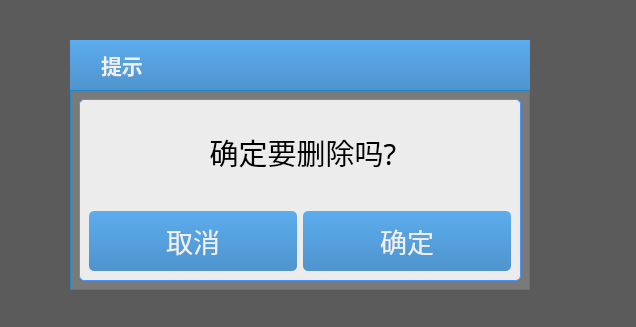
<?xml version="1.0" encoding="UTF-8"?>
<ui version="4.0">
 <class>frmMessageBox</class>
 <widget class="QDialog" name="frmMessageBox">
  <property name="geometry">
   <rect>
    <x>0</x>
    <y>0</y>
    <width>636</width>
    <height>327</height>
   </rect>
  </property>
  <property name="windowTitle">
   <string>提示</string>
  </property>
  <property name="styleSheet">
   <string notr="true">QDialog
{
	border:0px solid #1B89CA;
	border-radius:0px;	
	
}

QWidget#widget_background
{
border:0px solid #1B89CA;
	border-radius:0px;	
background-color: rgba(60, 60,60,210);
}

QWidget#widget_main
{
border:1px solid #1B89CA;
	border-radius:0px;
	background-color: rgba(135, 135, 135,175);
}

QWidget#widget_title
{
	background: qlineargradient(spread:pad, x1:0, y1:0, x2:0, y2:1, stop:0 #5CACEE, stop:1 #4F94CD);
}

QWidget#lab_Ico,QLabel#lab_Title
{
	border-radius:0px;
	color: #F0F0F0;
	background-color:rgba(0,0,0,0);
	border-style:none;
}

.QGroupBox{
	border: 1px solid #5CACEE;
	border-radius: 5px;
	background-color: rgb(236, 236, 236);
}

.QPushButton{
	border-style: none;
	border: 0px;
	color: #F0F0F0;
	padding: 5px;	
	min-height: 50px;
	border-radius:5px;
	 background: qlineargradient(spread:pad, x1:0, y1:0, x2:0, y2:1, stop:0 #5CACEE, stop:1 #4F94CD);
}

.QPushButton[focusPolicy=&quot;0&quot;] {
	border-style: none;
	border: 0px;
	color: #F0F0F0;
	padding: 0px;	
	min-height: 50px;
	border-radius:3px;
	background: qlineargradient(spread:pad, x1:0, y1:0, x2:0, y2:1, stop:0 #5CACEE, stop:1 #4F94CD); 
}


.QPushButton:pressed{ 
background: qlineargradient(spread:pad, x1:0, y1:0, x2:0, y2:1, stop:0 #1B89CA, stop:1 #1077B5);
	
}

QPushButton#btnMenu,QPushButton#btnMenu_Min,QPushButton#btnMenu_Max,QPushButton#btnMenu_Close{
	border-radius:0px;
	color: #F0F0F0;
	background-color:rgba(0,0,0,0);
	border-style:none;
}</string>
  </property>
  <layout class="QVBoxLayout" name="verticalLayout_4">
   <property name="spacing">
    <number>0</number>
   </property>
   <property name="margin">
    <number>0</number>
   </property>
   <item>
    <widget class="QWidget" name="widget_background" native="true">
     <widget class="QWidget" name="widget" native="true">
      <property name="geometry">
       <rect>
        <x>70</x>
        <y>40</y>
        <width>460</width>
        <height>250</height>
       </rect>
      </property>
      <layout class="QVBoxLayout" name="verticalLayout_3">
       <property name="spacing">
        <number>0</number>
       </property>
       <property name="margin">
        <number>0</number>
       </property>
       <item>
        <widget class="QWidget" name="widget_title" native="true">
         <property name="sizePolicy">
          <sizepolicy hsizetype="Preferred" vsizetype="Fixed">
           <horstretch>0</horstretch>
           <verstretch>0</verstretch>
          </sizepolicy>
         </property>
         <property name="minimumSize">
          <size>
           <width>100</width>
           <height>28</height>
          </size>
         </property>
         <property name="styleSheet">
          <string notr="true">background: qlineargradient(spread:pad, x1:0, y1:0, x2:0, y2:1, stop:0 #5CACEE, stop:1 #4F94CD);</string>
         </property>
         <layout class="QHBoxLayout" name="horizontalLayout_2">
          <property name="spacing">
           <number>0</number>
          </property>
          <property name="margin">
           <number>0</number>
          </property>
          <item>
           <widget class="QLabel" name="lab_Ico">
            <property name="sizePolicy">
             <sizepolicy hsizetype="Minimum" vsizetype="Preferred">
              <horstretch>0</horstretch>
              <verstretch>0</verstretch>
             </sizepolicy>
            </property>
            <property name="minimumSize">
             <size>
              <width>31</width>
              <height>20</height>
             </size>
            </property>
            <property name="styleSheet">
             <string notr="true">border-radius:0px;
	color: #F0F0F0;
	background-color:rgba(0,0,0,0);
	border-style:none;</string>
            </property>
            <property name="text">
             <string/>
            </property>
            <property name="alignment">
             <set>Qt::AlignCenter</set>
            </property>
           </widget>
          </item>
          <item>
           <widget class="QLabel" name="lab_Title">
            <property name="sizePolicy">
             <sizepolicy hsizetype="Expanding" vsizetype="Preferred">
              <horstretch>0</horstretch>
              <verstretch>0</verstretch>
             </sizepolicy>
            </property>
            <property name="minimumSize">
             <size>
              <width>0</width>
              <height>50</height>
             </size>
            </property>
            <property name="maximumSize">
             <size>
              <width>16777215</width>
              <height>50</height>
             </size>
            </property>
            <property name="font">
             <font>
              <family>黑体</family>
              <pointsize>16</pointsize>
              <weight>75</weight>
              <bold>true</bold>
             </font>
            </property>
            <property name="styleSheet">
             <string notr="true">border-radius:0px;
	color: #F0F0F0;
	background-color:rgba(0,0,0,0);
	border-style:none;</string>
            </property>
            <property name="text">
             <string>提示</string>
            </property>
            <property name="alignment">
             <set>Qt::AlignLeading|Qt::AlignLeft|Qt::AlignVCenter</set>
            </property>
           </widget>
          </item>
          <item>
           <widget class="QWidget" name="widget_menu" native="true">
            <property name="sizePolicy">
             <sizepolicy hsizetype="Minimum" vsizetype="Preferred">
              <horstretch>0</horstretch>
              <verstretch>0</verstretch>
             </sizepolicy>
            </property>
            <layout class="QHBoxLayout" name="horizontalLayout">
             <property name="spacing">
              <number>0</number>
             </property>
             <property name="margin">
              <number>0</number>
             </property>
            </layout>
           </widget>
          </item>
         </layout>
        </widget>
       </item>
       <item>
        <widget class="QWidget" name="widget_main" native="true">
         <property name="sizePolicy">
          <sizepolicy hsizetype="Preferred" vsizetype="Preferred">
           <horstretch>0</horstretch>
           <verstretch>0</verstretch>
          </sizepolicy>
         </property>
         <property name="font">
          <font>
           <family>微软雅黑</family>
           <pointsize>14</pointsize>
           <weight>50</weight>
           <italic>false</italic>
           <bold>false</bold>
          </font>
         </property>
         <property name="styleSheet">
          <string notr="true"/>
         </property>
         <layout class="QVBoxLayout" name="verticalLayout">
          <item>
           <widget class="QGroupBox" name="groupBox">
            <property name="styleSheet">
             <string notr="true">border-color: rgb(64, 150, 255);</string>
            </property>
            <property name="title">
             <string/>
            </property>
            <layout class="QVBoxLayout" name="verticalLayout_2" stretch="2,0,1">
             <item>
              <layout class="QHBoxLayout" name="horizontalLayout_4">
               <item>
                <widget class="QLabel" name="labIcoMain">
                 <property name="sizePolicy">
                  <sizepolicy hsizetype="Fixed" vsizetype="Fixed">
                   <horstretch>0</horstretch>
                   <verstretch>0</verstretch>
                  </sizepolicy>
                 </property>
                 <property name="minimumSize">
                  <size>
                   <width>56</width>
                   <height>56</height>
                  </size>
                 </property>
                 <property name="styleSheet">
                  <string notr="true">border-image: url(:/image/info.png);</string>
                 </property>
                 <property name="text">
                  <string/>
                 </property>
                </widget>
               </item>
               <item>
                <widget class="QLabel" name="labInfo">
                 <property name="font">
                  <font>
                   <family>微软雅黑</family>
                   <pointsize>22</pointsize>
                   <weight>9</weight>
                   <italic>false</italic>
                   <bold>false</bold>
                  </font>
                 </property>
                 <property name="styleSheet">
                  <string notr="true">font: 75 22pt &quot;微软雅黑&quot;;</string>
                 </property>
                 <property name="text">
                  <string>确定要删除吗?</string>
                 </property>
                 <property name="scaledContents">
                  <bool>false</bool>
                 </property>
                 <property name="alignment">
                  <set>Qt::AlignCenter</set>
                 </property>
                 <property name="wordWrap">
                  <bool>true</bool>
                 </property>
                </widget>
               </item>
               <item>
                <spacer name="horizontalSpacer">
                 <property name="orientation">
                  <enum>Qt::Horizontal</enum>
                 </property>
                 <property name="sizeType">
                  <enum>QSizePolicy::Fixed</enum>
                 </property>
                 <property name="sizeHint" stdset="0">
                  <size>
                   <width>56</width>
                   <height>20</height>
                  </size>
                 </property>
                </spacer>
               </item>
              </layout>
             </item>
             <item>
              <spacer name="verticalSpacer">
               <property name="orientation">
                <enum>Qt::Vertical</enum>
               </property>
               <property name="sizeType">
                <enum>QSizePolicy::Fixed</enum>
               </property>
               <property name="sizeHint" stdset="0">
                <size>
                 <width>20</width>
                 <height>10</height>
                </size>
               </property>
              </spacer>
             </item>
             <item>
              <layout class="QHBoxLayout" name="horizontalLayout_3">
               <property name="spacing">
                <number>6</number>
               </property>
               <property name="bottomMargin">
                <number>0</number>
               </property>
               <item>
                <widget class="QPushButton" name="btnCancel">
                 <property name="sizePolicy">
                  <sizepolicy hsizetype="Preferred" vsizetype="Preferred">
                   <horstretch>0</horstretch>
                   <verstretch>0</verstretch>
                  </sizepolicy>
                 </property>
                 <property name="minimumSize">
                  <size>
                   <width>100</width>
                   <height>50</height>
                  </size>
                 </property>
                 <property name="font">
                  <font>
                   <family>黑体</family>
                   <pointsize>20</pointsize>
                  </font>
                 </property>
                 <property name="cursor">
                  <cursorShape>PointingHandCursor</cursorShape>
                 </property>
                 <property name="focusPolicy">
                  <enum>Qt::NoFocus</enum>
                 </property>
                 <property name="styleSheet">
                  <string notr="true"/>
                 </property>
                 <property name="text">
                  <string>取消</string>
                 </property>
                 <property name="icon">
                  <iconset>
                   <normaloff>:/image/close.png</normaloff>:/image/close.png</iconset>
                 </property>
                 <property name="iconSize">
                  <size>
                   <width>20</width>
                   <height>20</height>
                  </size>
                 </property>
                </widget>
               </item>
               <item>
                <widget class="QPushButton" name="btnOk">
                 <property name="sizePolicy">
                  <sizepolicy hsizetype="Preferred" vsizetype="Preferred">
                   <horstretch>0</horstretch>
                   <verstretch>0</verstretch>
                  </sizepolicy>
                 </property>
                 <property name="minimumSize">
                  <size>
                   <width>100</width>
                   <height>50</height>
                  </size>
                 </property>
                 <property name="font">
                  <font>
                   <family>黑体</family>
                   <pointsize>20</pointsize>
                  </font>
                 </property>
                 <property name="cursor">
                  <cursorShape>PointingHandCursor</cursorShape>
                 </property>
                 <property name="focusPolicy">
                  <enum>Qt::NoFocus</enum>
                 </property>
                 <property name="styleSheet">
                  <string notr="true"/>
                 </property>
                 <property name="text">
                  <string>确定</string>
                 </property>
                 <property name="icon">
                  <iconset>
                   <normaloff>:/image/update.png</normaloff>:/image/update.png</iconset>
                 </property>
                 <property name="iconSize">
                  <size>
                   <width>20</width>
                   <height>20</height>
                  </size>
                 </property>
                </widget>
               </item>
              </layout>
             </item>
            </layout>
           </widget>
          </item>
         </layout>
        </widget>
       </item>
      </layout>
     </widget>
    </widget>
   </item>
  </layout>
 </widget>
 <resources/>
 <connections/>
</ui>
